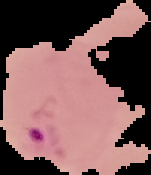
#> input picture Datos/training_set/Parasitized/C101P62ThinF_IMG_20150918_151942_cell_85.png, 151 x 175 px; its folder holds 4 pictures in this run
$ python FinalModelTraining.py   (older library calls are emulated)
#> lines starting #> are read from the running program, lines starting #| are printed output that depends on the picture
### utils.py
import numpy as np
from skimage import img_as_float

# Functions for color histograms


def CatColorHistogram(img, num_bins, min_val=None, max_val=None):
    """
    Calculate concatenated histogram for color images
    By: Natalia Valderrama built on Maria Fernanda Roa's code

    Arguments: img (numpy.array) -- 2D color image
    num_bins (array like of ints) -- Number of bins per channel.
    If an int is given, all channels will have same amount of bins.

    Keyword Arguments:
    min_val (array like of ints) -- Minimum intensity range value per channel
    If an int is given, all channels will have same minimum. (default: {None})
    max_val (array like of ints) -- Maximum intensity range value per channel
    If an int is given, all channels will have same maximum. (default: {None})

    Returns: [numpy.array] -- Array containing concatenated color histogram of size num_bins*3.
    """
    assert len(img.shape) == 3, 'img must be a color 2D image'

    # Transform image to float dtype
    img = img_as_float(img)
    _, _, n_channels = img.shape

    # Verify input parameters
    assert isinstance(num_bins, (int, tuple, list, np.array)
                      ), 'num_bins must be int or array like'

    if isinstance(num_bins, int):
        num_bins = np.array([num_bins]*n_channels)
    else:
        num_bins = np.array(num_bins)

    assert len(
        num_bins) == n_channels, 'num_bins length and number of channels differ'

    if min_val is None:
        min_val = np.min(img, (0, 1))
    else:
        assert isinstance(min_val, (int, tuple, list, np.array)
                          ), 'min_val must be int or array like'
        if isinstance(min_val, int):
            min_val = np.array([min_val]*n_channels)
        else:
            min_val = np.array(min_val)

    assert len(
        min_val) == n_channels, 'min_val length and number of channels differ'

    min_val = min_val.reshape((1, 1, -1))

    if max_val is None:
        max_val = np.max(img, (0, 1))
    else:
        assert isinstance(max_val, (int, tuple, list, np.array)
                          ), 'max_val must be int or array like'
        if isinstance(max_val, int):
            max_val = np.array([max_val]*n_channels)
        else:
            max_val = np.array(max_val)

    assert len(
        max_val) == n_channels, 'max_val length and number of channels differ'
    max_val = max_val.reshape((1, 1, -1)) + 1e-5
    joint_hist = np.zeros(np.sum(num_bins), dtype=np.int)
    # Scale intensities (intensities are scaled within the range for each channel)
    # Values now are between 0 and 1
    img = (img - min_val) / (max_val - min_val)
    sum_value = 0

    for c in range(n_channels):
        # Calculate index matrix for each channel

        idx_matrix = np.floor(img[..., c]*num_bins[c]).astype('int')
        idx_matrix = idx_matrix.flatten() + sum_value
        sum_value += num_bins[c]

        # Create concatenated histogram
        for p in range(len(idx_matrix)):
            joint_hist[idx_matrix[p]] += 1

    return joint_hist/np.sum(joint_hist)


# [81 lines left out: function JointColorHistogram, not called in this run]

### FinalModelTraining.py
import matplotlib.pyplot as plt
import matplotlib.image as mpimg
from numpy.random import default_rng
from sklearn.ensemble import RandomForestClassifier
from sklearn.metrics import accuracy_score, confusion_matrix, f1_score, precision_score, recall_score
from sklearn.metrics import roc_curve, precision_recall_curve, auc
import pandas as pd
import glob
import numpy as np
import os
import cv2
import matplotlib.image as mpimg
import pickle
import skimage.io as io
import utils
import joblib

#Listas con las rutas de las imagenes de entrenamiento y test
paraTrain = glob.glob(os.path.join("Datos","training_set","Parasitized","*.png"))
noParaTrain  = glob.glob(os.path.join("Datos","training_set","Uninfected","*.png"))
paraTest = glob.glob(os.path.join("Datos","testing_set","Parasitized","*.png"))
noParaTest = glob.glob(os.path.join("Datos","testing_set","Uninfected","*.png"))
paraValid = glob.glob(os.path.join("Datos","validation_set","Parasitized","*.png"))
noParaValid  = glob.glob(os.path.join("Datos","validation_set","Uninfected","*.png"))

#%%
#DATOS TRAIN
paraTrain_img = [cv2.cvtColor(mpimg.imread(paraTrain[i]),cv2.COLOR_RGB2LAB) for i in range(len(paraTrain))]
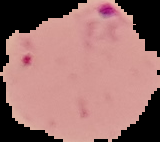
#> input picture Datos/training_set/Parasitized/C101P62ThinF_IMG_20150923_165215_cell_34.png, 160 x 142 px
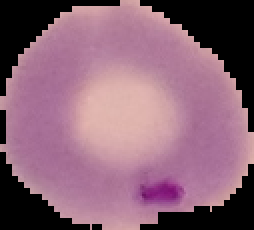
#> input picture Datos/training_set/Parasitized/C116P77ThinF_IMG_20150930_171954_cell_101.png, 127 x 115 px (shown 2 times larger)
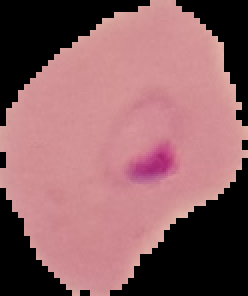
#> input picture Datos/training_set/Parasitized/C119P80ThinF_IMG_20151002_123043_cell_164.png, 124 x 148 px (shown 2 times larger)
#> paraTrain_img = 4 items
noParaTrain_img = [cv2.cvtColor(mpimg.imread(noParaTrain[i]),cv2.COLOR_RGB2LAB) for i in range(len(noParaTrain))]
trainData = paraTrain_img + noParaTrain_img
#> trainData = 4 items
trainLabels = [True]*len(paraTrain) + [False]*len(noParaTrain)
trainHist = [utils.CatColorHistogram(x,20) for x in trainData]
#> in CatColorHistogram, `img = img_as_float(img)`: img: shape (175, 151, 3) float32; mean of channels 0, 1, 2 39.9, 13.3, 5.4
#> in CatColorHistogram, `min_val = np.min(img, (0, 1))`: min_val = [0, 0, -18.27]
#> in CatColorHistogram, `min_val = min_val.reshape((1, 1, -1))`: min_val = [[0, 0, -18.27]]
#> in CatColorHistogram, `max_val = np.max(img, (0, 1))`: max_val = [75.78, 55.06, 14.11]
#> in CatColorHistogram, `max_val = max_val.reshape((1, 1, -1)) + 1e-5`: max_val = [[75.78, 55.06, 14.11]]
#> in CatColorHistogram, `img = (img - min_val) / (max_val - min_val)`: img: shape (175, 151, 3) float32; mean of channels 0, 1, 2 0.526, 0.241, 0.732
#> after the loop in CatColorHistogram, `for c in range(n_channels):`: joint_hist = 60 values, max 11002 at index 51, min 0 at index 1, mean 1321.2; sum_value = 60
#> in CatColorHistogram (call 2), `img = img_as_float(img)`: img: shape (142, 160, 3) float32; mean of channels 0, 1, 2 50.6, 15.7, 7.8
#> in CatColorHistogram (call 2), `img = (img - min_val) / (max_val - min_val)`: img: shape (142, 160, 3) float32; mean of channels 0, 1, 2 0.651, 0.26, 0.781
#> in CatColorHistogram (call 3), `img = img_as_float(img)`: img: shape (115, 127, 3) float32; mean of channels 0, 1, 2 45.6, 17.8, -3.7
#> in CatColorHistogram (call 3), `min_val = np.min(img, (0, 1))`: min_val = [0, 0, -29.55]
#> in CatColorHistogram (call 3), `min_val = min_val.reshape((1, 1, -1))`: min_val = [[0, 0, -29.55]]
#> in CatColorHistogram (call 3), `max_val = np.max(img, (0, 1))`: max_val = [78.08, 54.33, 9.55]
#> in CatColorHistogram (call 3), `max_val = max_val.reshape((1, 1, -1)) + 1e-5`: max_val = [[78.08, 54.33, 9.55]]
#> in CatColorHistogram (call 3), `img = (img - min_val) / (max_val - min_val)`: img: shape (115, 127, 3) float32; mean of channels 0, 1, 2 0.585, 0.328, 0.662
#> the loop in CatColorHistogram (call 3), `for c in range(n_channels):` made 3 passes
#> pass 3, in CatColorHistogram (call 3), `idx_matrix = np.floor(img[..., c]*num_bins[c]).astype('int')`:
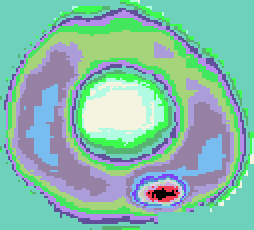
#> idx_matrix: shape (115, 127) int64 (shown 2 times larger); 20 distinct labels, from 0 to 19; one colour per label, 0 black
#> after the loop in CatColorHistogram (call 3), `for c in range(n_channels):`: joint_hist = 60 values, max 4334 at index 55, min 0 at index 1, mean 730.2; sum_value = 60
#> in CatColorHistogram (call 4), `img = img_as_float(img)`: img: shape (148, 124, 3) float32; mean of channels 0, 1, 2 44.4, 17.4, 4.9
#> in CatColorHistogram (call 4), `min_val = np.min(img, (0, 1))`: min_val = [0, 0, -15.73]
#> in CatColorHistogram (call 4), `min_val = min_val.reshape((1, 1, -1))`: min_val = [[0, 0, -15.73]]
#> in CatColorHistogram (call 4), `max_val = np.max(img, (0, 1))`: max_val = [78.2, 57.5, 11.94]
#> in CatColorHistogram (call 4), `max_val = max_val.reshape((1, 1, -1)) + 1e-5`: max_val = [[78.2, 57.5, 11.94]]
#> in CatColorHistogram (call 4), `img = (img - min_val) / (max_val - min_val)`: img: shape (148, 124, 3) float32; mean of channels 0, 1, 2 0.568, 0.302, 0.744
#> the loop in CatColorHistogram (call 4), `for c in range(n_channels):` made 3 passes
#> pass 1, in CatColorHistogram (call 4), `idx_matrix = np.floor(img[..., c]*num_bins[c]).astype('int')`:
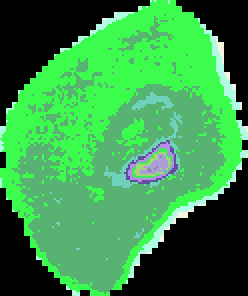
#> idx_matrix: shape (148, 124) int64 (shown 2 times larger); 12 distinct labels, from 0 to 19; one colour per label, 0 black
#> pass 2, in CatColorHistogram (call 4), `idx_matrix = np.floor(img[..., c]*num_bins[c]).astype('int')`:
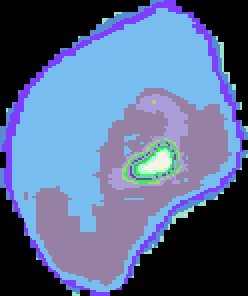
#> idx_matrix: shape (148, 124) int64 (shown 2 times larger); 17 distinct labels, from 0 to 19; one colour per label, 0 black
#> pass 3, in CatColorHistogram (call 4), `idx_matrix = np.floor(img[..., c]*num_bins[c]).astype('int')`:
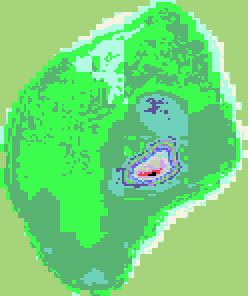
#> idx_matrix: shape (148, 124) int64 (shown 2 times larger); 20 distinct labels, from 0 to 19; one colour per label, 0 black
#> after the loop in CatColorHistogram (call 4), `for c in range(n_channels):`: joint_hist = 60 values, max 6056 at index 28, min 0 at index 1, mean 917.6; sum_value = 60
#> trainHist = 4 items

#%%
#DATOS TEST
paraTest_img = [cv2.cvtColor(mpimg.imread(paraTest[i]),cv2.COLOR_RGB2LAB) for i in range(len(paraTest))]
#> paraTest_img = 4 items
noParaTest_img = [cv2.cvtColor(mpimg.imread(noParaTest[i]),cv2.COLOR_RGB2LAB) for i in range(len(noParaTest))]
testData = paraTest_img + noParaTest_img
#> testData = 4 items
testLabels = [True]*len(paraTest_img) + [False]*len(noParaTest_img)
#> testLabels = [True, True, True, True]
testHist = [utils.CatColorHistogram(x,20) for x in testData]
#> testHist = 4 items

#%%
#Model training
randomForestClas = RandomForestClassifier(criterion = 'entropy', max_features= 'log2', n_estimators = 110)
randomForestClas.fit(trainHist, trainLabels)

#%%
pscore_forest = randomForestClas.predict_proba(testHist)
#> pscore_forest = [1, 1, 1, 1]
forest_predictions = randomForestClas.predict(testHist)
#> forest_predictions = [True, True, True, True]
joblib.dump(randomForestClas, 'modelos/final_model.pkl')


#%%
#Quantitative results

# generate a no skill prediction
ns_probs = [0 for _ in range(len(testLabels))]
#> ns_probs = [0, 0, 0, 0]
no_skill = np.count_nonzero(testLabels) / len(testLabels)
#> no_skill = 1

# calculate curves
ns_fpr, ns_tpr, _ = roc_curve(testLabels, ns_probs)
#> ns_fpr = [nan, nan]; ns_tpr = [0, 1]
#> (the run stopped early here; a loop or call above may not have finished)
